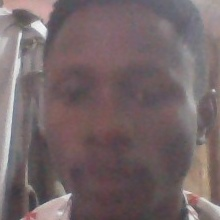
#> input picture data/face_samples/2015_1_54490EE/sample_1.jpg, 220 x 220 px
$ python -i face_extractor.py   (imports and definitions only)   (older library calls are emulated)
#> lines starting #> are read from the running program, lines starting #| are printed output that depends on the picture
#> further down, picture is the input picture: shape (220, 220, 3); mean B, G, R 104.6, 102.6, 117.4
"""
face_extractor.py
-----------------
Detect faces in webcam frames and pick the best unique crops for enrollment.
Uses OpenCV's built-in Haar cascade (no extra model download).
"""

from __future__ import annotations

import cv2
import numpy as np


CASCADE = cv2.CascadeClassifier(
    cv2.data.haarcascades + "haarcascade_frontalface_default.xml"
)

TARGET_SAMPLES = 8
MIN_SAMPLES = 1
MIN_FACE_SIZE = 60


# [4 lines left out: function _decode_image, not called in this run]


def _prepare_gray(image: np.ndarray) -> np.ndarray:
    """Improve contrast so Haar detection works in dim or uneven lighting."""
    gray = cv2.cvtColor(image, cv2.COLOR_BGR2GRAY)
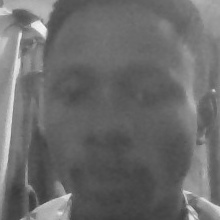
#> gray: shape (220, 220); min 58, max 248, mean 107.3
    clahe = cv2.createCLAHE(clipLimit=2.0, tileGridSize=(8, 8))
    return clahe.apply(gray)
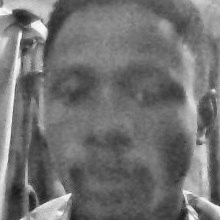
#> returned value: shape (220, 220); min 25, max 253, mean 113.9


def _sharpness(gray: np.ndarray) -> float:
    return float(cv2.Laplacian(gray, cv2.CV_64F).var())


def _detect_largest_face(image: np.ndarray) -> tuple[np.ndarray, float] | None:
    gray = _prepare_gray(image)
    faces = CASCADE.detectMultiScale(
        gray,
        scaleFactor=1.08,
        minNeighbors=4,
        minSize=(MIN_FACE_SIZE, MIN_FACE_SIZE),
    )
#> faces = [[18, 17, 195, 195]]
    if len(faces) == 0:
        return None

    best = max(faces, key=lambda f: f[2] * f[3])
#> best = [18, 17, 195, 195]
    x, y, w, h = best
#> x = 18; y = 17; w = 195; h = 195
    pad = int(max(w, h) * 0.2)
#> pad = 39
    y1 = max(0, y - pad)
#> y1 = 0
    y2 = min(image.shape[0], y + h + pad)
#> y2 = 220
    x1 = max(0, x - pad)
#> x1 = 0
    x2 = min(image.shape[1], x + w + pad)
#> x2 = 220
    crop = image[y1:y2, x1:x2]
    crop_gray = gray[y1:y2, x1:x2]
    score = w * h + _sharpness(crop_gray) * 10
#> score = 40944.7
    return crop, score


# [80 lines left out: functions _is_duplicate, extract_best_face_crops, extract_face_crops_from_video, not called in this run]

>>> import cv2
>>> picture = cv2.imread('../../data/face_samples/2015_1_54490EE/sample_1.jpg')
>>> result = _detect_largest_face(picture)

$ run again, on data/face_samples/2015_1_54490EE/sample_2.jpg
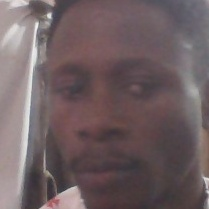
#> input picture data/face_samples/2015_1_54490EE/sample_2.jpg, 209 x 209 px
#> picture is the input picture: shape (209, 209, 3); mean B, G, R 97.9, 95.3, 111
#> in _prepare_gray, `gray = cv2.cvtColor(image, cv2.COLOR_BGR2GRAY)`:
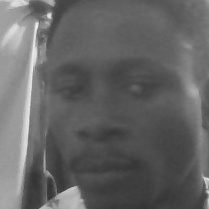
#> gray: shape (209, 209); min 51, max 240, mean 100.3
#> in _prepare_gray, `return clahe.apply(gray)`:
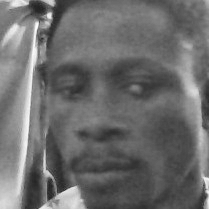
#> returned value: shape (209, 209); min 33, max 252, mean 108.3
#> faces = [[16, 17, 175, 175]]
#> best = [16, 17, 175, 175]
#> x = 16; y = 17; w = 175
#> pad = 35
#> y1 = 0
#> y2 = 209
#> x1 = 0
#> x2 = 209
#> score = 32706.1

$ run again, on data/face_samples/2015_1_54490EE/sample_3.jpg
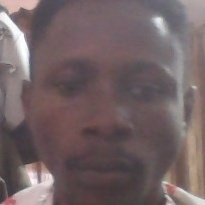
#> input picture data/face_samples/2015_1_54490EE/sample_3.jpg, 205 x 205 px
#> picture is the input picture: shape (205, 205, 3); mean B, G, R 100.6, 98.7, 114.8
#> in _prepare_gray, `gray = cv2.cvtColor(image, cv2.COLOR_BGR2GRAY)`:
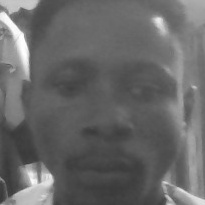
#> gray: shape (205, 205); min 56, max 255, mean 103.7
#> in _prepare_gray, `return clahe.apply(gray)`:
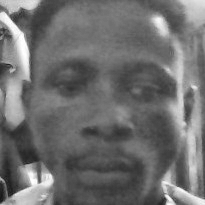
#> returned value: shape (205, 205); min 23, max 255, mean 110.7
#> faces = [[16, 18, 179, 179]]
#> best = [16, 18, 179, 179]
#> x = 16; y = 18; w = 179
#> pad = 35
#> y1 = 0
#> y2 = 205
#> x1 = 0
#> x2 = 205
#> score = 34048.2
